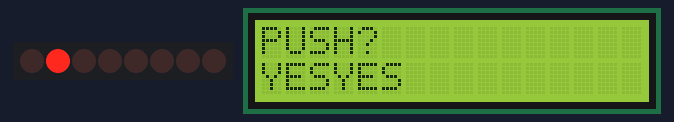
Recording of a sketch running on a simulated Arduino Uno, built with avr-gcc and run on an emulated ATmega328P. Parts: 8 shift-register outputs drawn as a row of LEDs (first output left, lit = HIGH), 16×2 character LCD. Wiring (inferred from the names in the program): shift register (74HC595): data pin 2; shift clock pin 4; latch pin 3. Wiring (inferred from the signals the program sends): row of LEDs: on Q0, Q1, Q2, Q3, Q4, Q5, Q6, Q7. What the sketch prints to the serial monitor is not drawn.

Above: at 0.6 s.
At 63.14 s:
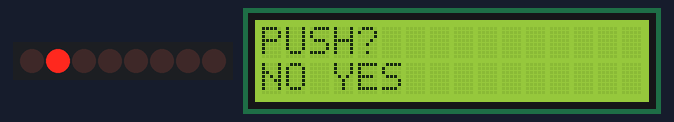

The sketch:

arduinoTest.ino.ino
```cpp
#include <PCF8574.h>
#include <Wire.h>
#include <LiquidCrystal_I2C.h>
LiquidCrystal_I2C lcd(0x3F,16,2);

//КОНСТАНТЫ
  //PCF8574
    #define PCFBtn  4
  //Конец.PCF8574

  //74HC595
    /*#define DS  2
    #define ST_CP  3
    #define SH_CP  4*/
    int DS = 2;
  int ST_CP = 3;
  int SH_CP = 4;
  //Конец.74HC595

//Переменные
  byte registers = 0b00000000;

PCF8574 expander;

void setup() {
    Serial.begin(9600);
    Serial.println("Start");
//PCF8574
  expander.begin(0x20);
  expander.pinMode(PCFBtn, INPUT);
  expander.pinMode(1, INPUT);
  //expander.pullDown(PCFBtn);
//Конец.PCF8574

//LCD
  lcd.init();
  lcd.backlight();// Включаем подсветку дисплея
  lcd.print("PUSH?");
//Конец LCD

//устанавливаем режим OUTPUT 74HC595
  pinMode(ST_CP, OUTPUT);
  pinMode(SH_CP, OUTPUT);
  pinMode(DS, OUTPUT);
//Конец. 74HC595

}

void loop() {
  // Код для PCF8574
  byte value = expander.digitalRead(4);
  byte value1 = expander.digitalRead(1);
  byte value2 = expander.digitalRead(2);
  //Serial.println(value, DEC);
  //delay(100);
  // Конец кода для PCF8574

  //LCD
  lcd.setCursor(0, 1);
  if (value==1)
  {
  lcd.print("YES");
  }
  else
  {
  lcd.print("NO ");
  Serial.println("4-0");
  }

  if (value1==1)
  {
  lcd.clear();
  Serial.println("1-1");
  }

   if (value2==1)
  {
  lcd.print("YES");
  Serial.println("2-1");
  }
  //Конец LCD

  //74HC595
  setRegShift(1, value2);
  //Конец. 74HC595


delay(100);
}


//------БИБЛИОТЕКИ--------------БИБЛИОТЕКИ------------БИБЛИОТЕКИ-------------БИБЛИОТЕКИ---------------БИБЛИОТЕКИ-------------

//Установить бит в сдвиговый регистр
void setRegShift(int num, int val)
{
  bitWrite(registers, num,val);
  //regShift(registers);
  digitalWrite(ST_CP, LOW);
  shiftOut(DS, SH_CP, MSBFIRST, registers);
  digitalWrite(ST_CP, HIGH);
  }
//Сдвиг через сдвиговый регистр 74HC595
/*void regShift (byte a){
  digitalWrite(ST_CP, LOW);
    shiftOut(DS, SH_CP, MSBFIRST, a);
    digitalWrite(ST_CP, HIGH);
  //Serial.print("------");
  //Serial.println(a);
}*/
```

Measured:
- what the display in image 0 shows lasts 0.9 s, from 0.5 s to 1.4 s
